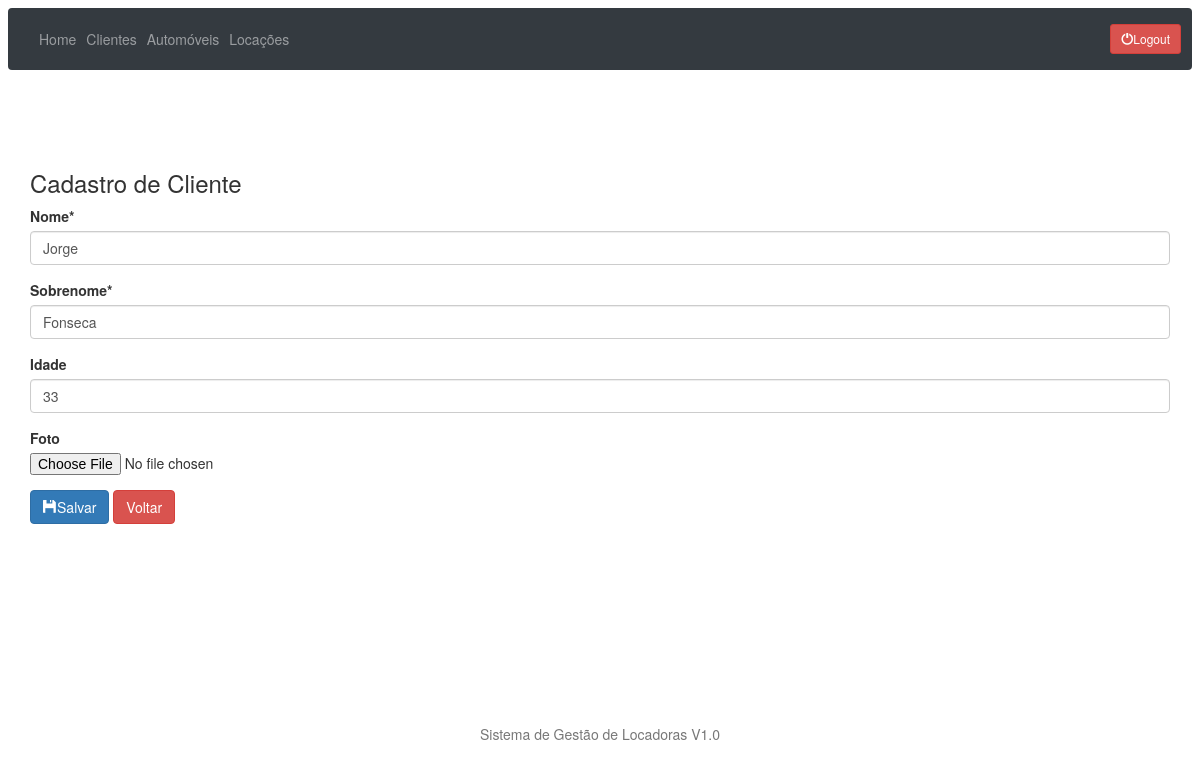
The app's page /clientes/update/1/ (signed in), older data.
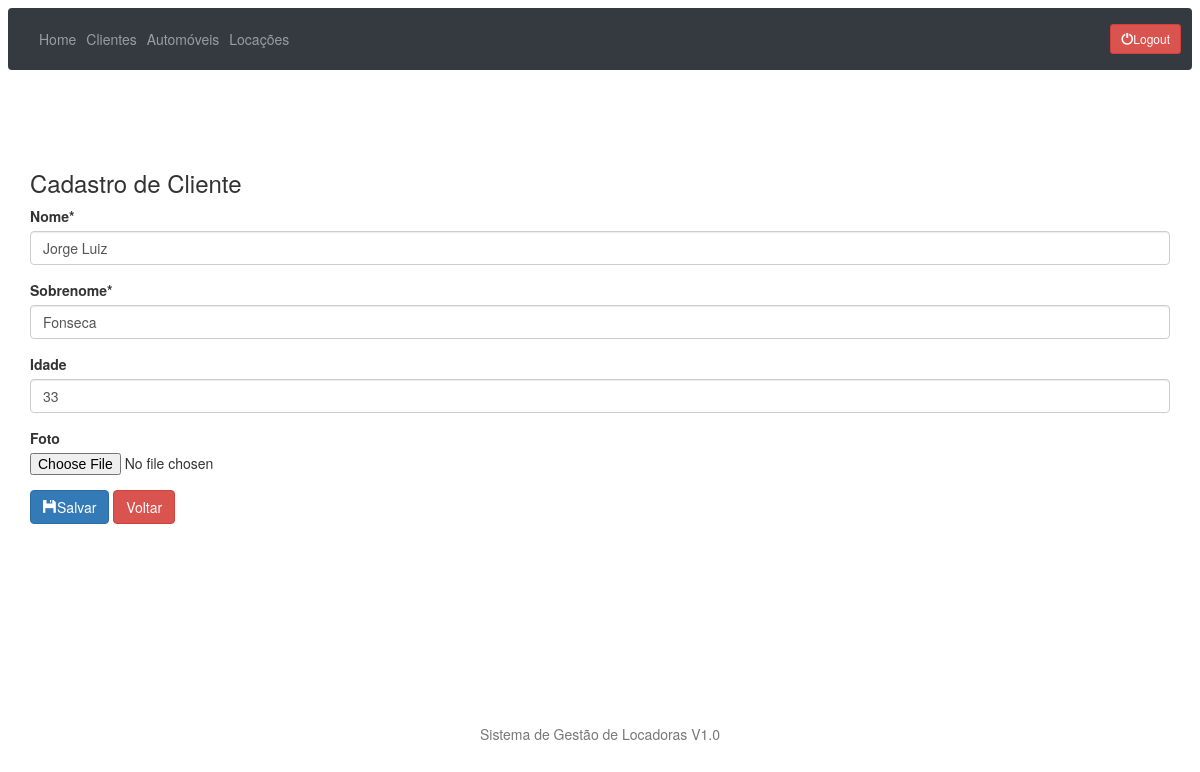
The same page, newer data.
### clientes/models.py (models this page shows, shortened)
class Cliente(models.Model):
    nome = models.CharField(max_length=30)
    sobrenome = models.CharField(max_length=30)
    idade = models.IntegerField(null=True, blank=True)
    foto = models.ImageField(upload_to='clientes_fotos', null=True, blank=True)

### clientes/views.py (the view)
# urls.py: path('update/<int:id>/', clientes_update, name='cliente_update'),
@login_required()
def clientes_update(request, id):
    cliente = get_object_or_404(Cliente, pk=id)
    form = ClienteForm(request.POST or None, request.FILES or None, instance=cliente)
    if form.is_valid():
        form.save()
        return redirect('cliente_list')
    return render(request, 'cliente_form.html', {'form': form})

### clientes/forms.py
class ClienteForm(ModelForm):
    class Meta:
        model = Cliente
        fields = ['nome', 'sobrenome', 'idade', 'foto']

### clientes/templates/cliente_form.html (shortened to what this page needs)
{% extends 'base.html' %}
{% load crispy_forms_tags %}
{% block main %}
    <h3> Cadastro de Cliente </h3>
    <form method="POST" enctype="multipart/form-data">
        {{ form|crispy }}
        <button type="submit" class="btn btn-primary"><span
            class="glyphicon glyphicon-floppy-disk"></span>Salvar</button>
        <a class="btn btn-danger" href="{% url 'cliente_list' %}">Voltar</a>
    </form>
{% endblock %}

Row changes from the older to the newer data that the page shows:
changed Cliente "Fonseca": nome "Jorge" → "Jorge Luiz"
